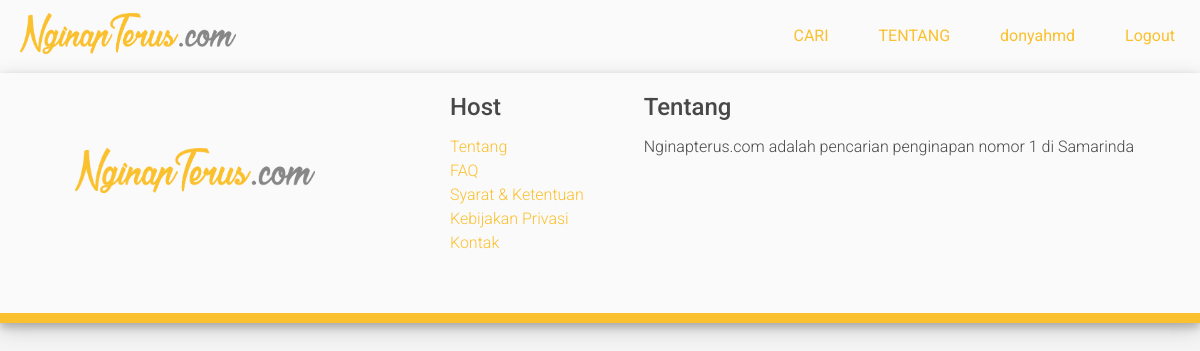
/order.php?id=000000000011 (signed in), run on an earlier commit of the app's database.
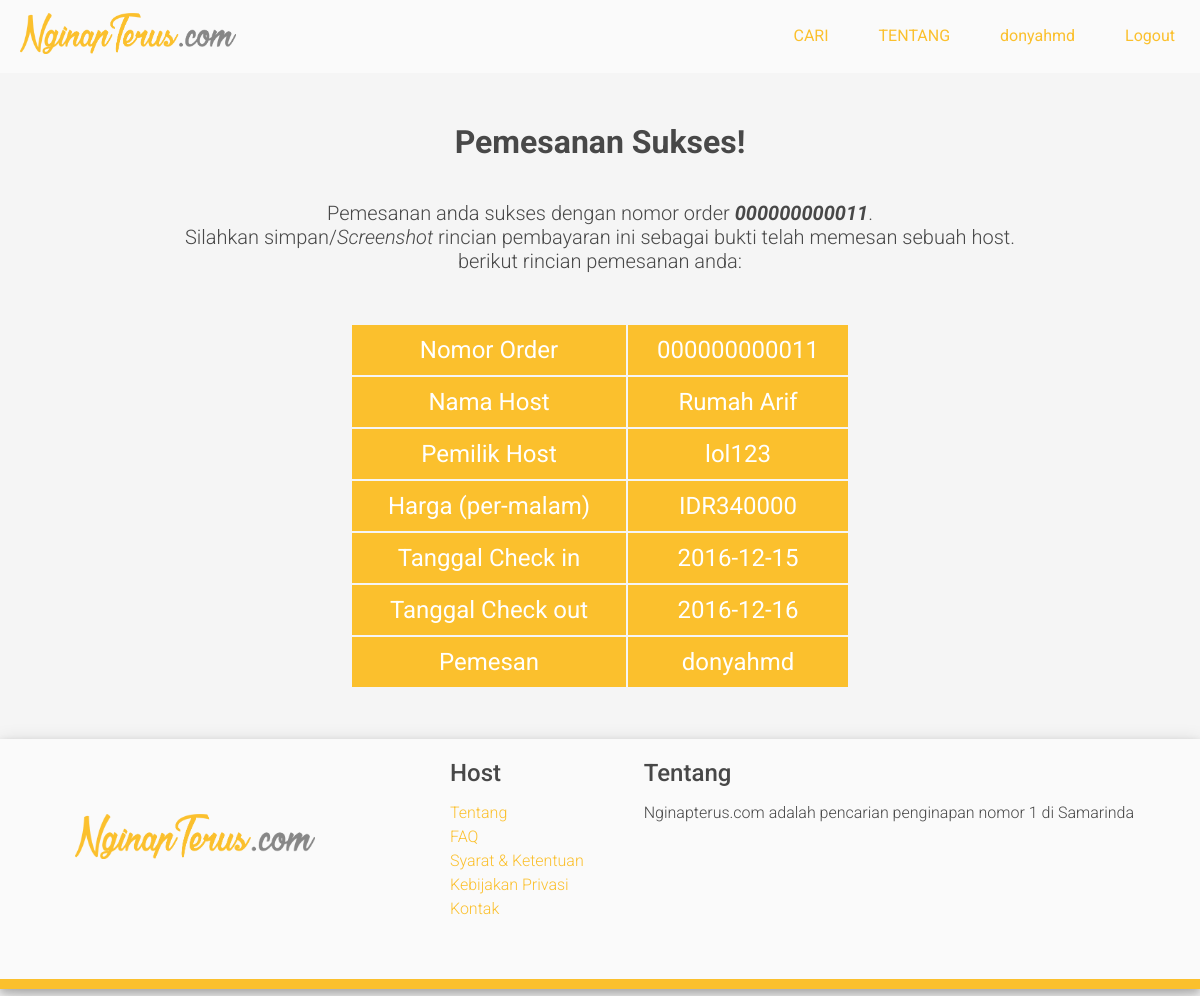
And on a later commit of the database.
### tables this page shows
CREATE TABLE `tbl_booking_host` (
  `id_order` int(12) UNSIGNED ZEROFILL NOT NULL,
  `username` varchar(255) NOT NULL,
  `id_host` int(12) NOT NULL,
  `tgl_checkin` date NOT NULL,
  `tgl_checkout` date NOT NULL,
  `pembayaran` varchar(255) NOT NULL
);

CREATE TABLE `tbl_host` (
  `id_host` int(12) NOT NULL,
  `username` varchar(255) NOT NULL,
  `nama_host` varchar(255) NOT NULL,
  `harga_host` int(25) NOT NULL,
  `tgl_publish_host` date NOT NULL,
  `deskripsi_host` text NOT NULL,
  `fasilitas_host` varchar(255) NOT NULL,
  `alamat_host` text NOT NULL,
  `lat` float(10,6) NOT NULL,
  `lng` float(10,6) NOT NULL,
  `tipe_host` varchar(255) NOT NULL,
  `negara_host` varchar(255) NOT NULL,
  `rating` int(12) NOT NULL
);

### order.php (the view, shortened to what this page needs)
<?php include('backend/layout/head.php');
$id = $_GET['id'];
$query = "select * from tbl_booking_host inner join tbl_pengguna on tbl_booking_host.username = tbl_pengguna.username inner join tbl_host on tbl_booking_host.id_host = tbl_host.id_host where id_order=$id ";
$sql = mysqli_query($koneksi,$query);
while ($data = mysqli_fetch_array($sql)) {
	$id_order = $data['id_order'];
	$nama_host = $data['nama_host'];
	$username = $data['username'];
	$harga = $data['harga_host'];
	$tgl_checkin = $data['tgl_checkin'];
	$tgl_checkout = $data['tgl_checkout'];
	$pemesan = $_SESSION['username'];
?>
	<main>
		<center><h1 class="judul-sukses"><h1>Pemesanan Sukses!</h1></center>
		<p class="konten-sukses">
			Pemesanan anda sukses dengan nomor order <b><i><?php echo $id?></i></b>.<br>Silahkan simpan/<i>Screenshot</i> rincian pembayaran ini sebagai bukti telah memesan sebuah host.<br>
			berikut rincian pemesanan anda:
			<center>
			<table class="rincian-order">
					<tr>
						<td>Nomor Order</td>
						<td><?php echo $id_order ?></td>
					</tr>
					<tr>
						<td>Nama Host</td>
						<td><?php echo $nama_host ?></td>
					</tr>
					<tr>
						<td>Pemilik Host</td>
						<td><?php echo $username ?></td>
					</tr>
					<tr>
						<td>Harga (per-malam)</td>
						<td>IDR<?php echo $harga ?></td>
					</tr>
					<tr>
						<td>Tanggal Check in</td>
						<td><?php echo $tgl_checkin ?></td>
					</tr>
					<tr>
						<td>Tanggal Check out</td>
						<td><?php echo $tgl_checkout ?></td>
					</tr>
					<tr>
						<td>Pemesan</td>
						<td><?php echo $pemesan ?></td>
					</tr>
			</table>
			</center>
		</p>
	</main>
<?php
}
include('backend/layout/footer.php'); ?>

What changed in the data, as far as the page shows it:
added tbl_booking_host: id_order "000000000011", id_host.nama_host "Rumah Arif", id_host.username "lol123", id_host.harga_host "340000", tgl_checkin "2016-12-15", tgl_checkout "2016-12-16", pemesan "donyahmd"
